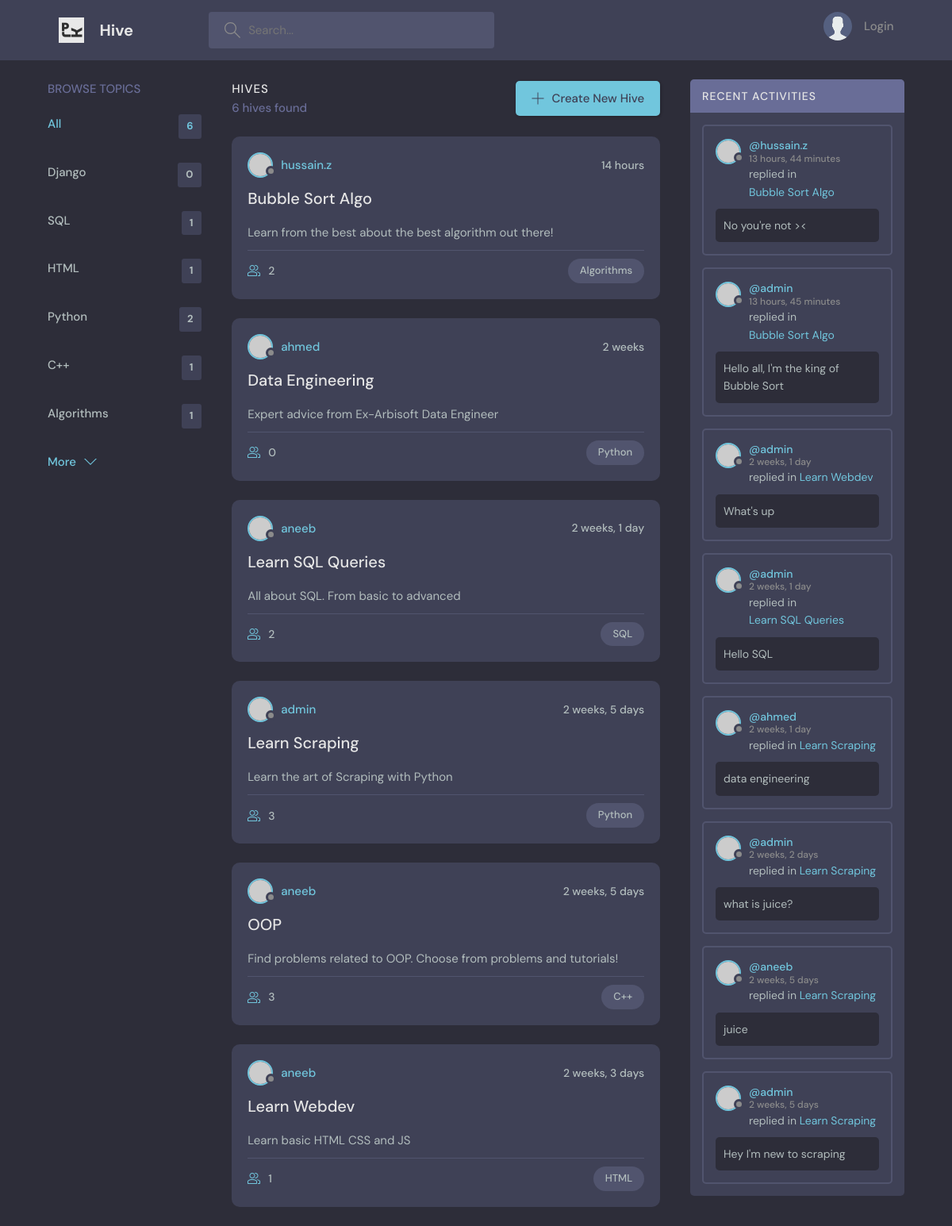
The page / on the database its author committed.
### home/models.py (models this page shows, shortened)
class Topic(models.Model):
  name = models.CharField(max_length=150)
  def __str__(self):
    return self.name

class Hive(models.Model):
  creator = models.ForeignKey(User, on_delete=models.SET_NULL, null=True)
  topic = models.ForeignKey(Topic, on_delete=models.SET_NULL, null=True)
  buzz = models.CharField(max_length=150)
  details = models.TextField(null=True, blank=True)
  members = models.ManyToManyField(User, related_name='members', blank=True)
  updated = models.DateTimeField(auto_now=True) #auto timestamp
  created_at = models.DateTimeField(auto_now_add=True)
  class Meta:
    ordering = ['-updated', '-created_at']
  def __str__(self):
    return self.buzz

class Message(models.Model):
  user = models.ForeignKey(User, on_delete=models.CASCADE)
  hive = models.ForeignKey(Hive, on_delete=models.CASCADE) #delete all msgs with the room
  body = models.TextField()
  updated = models.DateTimeField(auto_now=True) #auto timestamp
  created_at = models.DateTimeField(auto_now_add=True)
  class Meta:
    ordering = ['-updated', '-created_at']

### home/views.py (the view)
# urls.py: path('', views.home, name="homepage"),
def home(request):
  q = request.GET.get('q') if request.GET.get('q') else ''
  q = urllib.parse.unquote(q)
  hives = Hive.objects.filter(
    Q(topic__name__icontains = q) |
    Q(buzz__icontains = q) |
    Q(details__icontains = q)
  )
  topics = Topic.objects.all()
  chats = Message.objects.filter(
    Q(hive__topic__name__icontains = q)
  )
  hive_count = hives.count()
  topic_count = topics.count()
  context = {'hives': hives, 'topics': topics, 'topic_count': topic_count, 'hive_count': hive_count, "q": q, "chats": chats}
  return render(request, 'home/home.html', context)

### home/templates/home/home.html (shortened to what this page needs)
{% extends 'main.html' %}
{% block content %}
    <main class="layout layout--3">
      <div class="container">
       {% include 'home/topic_comps.html' %}
        <div class="roomList">
          <div class="roomList__header">
            <div>
              <h2>Hives</h2>
              <p>{{hive_count}} hives found</p>
            </div>
            <a class="btn btn--main" href="{% url 'create-hive'%}">
              <svg version="1.1" xmlns="http://www.w3.org/2000/svg" width="32" height="32" viewBox="0 0 32 32">
                <title>add</title>
                <path
                  d="M16.943 0.943h-1.885v14.115h-14.115v1.885h14.115v14.115h1.885v-14.115h14.115v-1.885h-14.115v-14.115z"
                ></path>
              </svg>
              Create New Hive
            </a>
          </div>
          {% include 'home/feed_comps.html' %}
        </div>
        <div class="activities">
          <div class="activities__header">
            <h2>Recent Activities</h2>
          </div>
          {% include 'home/activity_comps.html' %}
        </div>
      </div>
    </main>
{% endblock content%}

### home/templates/home/topic_comps.html (shortened to what this page needs)
      <div class="topics">
        <div class="topics__header">
          <h2>Browse Topics</h2>
        </div>
        <ul class="topics__list">
          <li>
            <a href="{% url 'homepage' %}" class="active">All <span>{{topics.count}}</span></a>
          </li>
          {% for topic in topics %}
          <li>
            <a href="{% url 'homepage' %}?q={{ topic.name }}">{{ topic.name }} <span>{{ topic.hive_set.count }}</span></a>
          </li>
          {% endfor %}
        </ul>
        <a class="btn btn--link" href="topics.html">
          More
          <svg version="1.1" xmlns="http://www.w3.org/2000/svg" width="32" height="32" viewBox="0 0 32 32">
            <title>chevron-down</title>
            <path d="M16 21l-13-13h-3l16 16 16-16h-3l-13 13z"></path>
          </svg>
        </a>
      </div>

### home/templates/home/feed_comps.html (shortened to what this page needs)
{% for hive in hives %}
<div class="roomListRoom">
  <div class="roomListRoom__header">
    <a href="{%url 'user-profile' hive.creator.id %}" class="roomListRoom__author">
      <div class="avatar avatar--small">
        <img src="https://randomuser.me/api/portraits/women/11.jpg" />
      </div>
      <span>{{hive.creator}}</span>
    </a>
    <div class="roomListRoom__actions">
      <span>{{hive.created_at | timesince}}</span>
    </div>
  </div>
  <div class="roomListRoom__content">
    <a href="{% url 'hive' hive.id%}">{{hive.buzz}}</a>
    <p>
      {{hive.details}}
    </p>
  </div>
  <div class="roomListRoom__meta">
    <a href="room.html" class="roomListRoom__joined">
      {{hive.members.count}}
    </a>
    <p class="roomListRoom__topic">{{hive.topic}}</p>
  </div>
</div>
{% endfor %}

### home/templates/home/activity_comps.html (shortened to what this page needs)
{% for chat in chats %}
<div class="activities__box">
  <div class="activities__boxHeader roomListRoom__header">
    <a href="{% url 'user-profile' chat.user.id%}" class="roomListRoom__author">
      <div class="avatar avatar--small">
        <img src="https://randomuser.me/api/portraits/women/11.jpg" />
      </div>
      <p>
        @{{chat.user}}
        <span>{{chat.created_at|timesince}}</span>
      </p>
    </a>
  </div>
  <div class="activities__boxContent">
    <p>replied in <a href="{% url 'hive' chat.hive.id %}">{{chat.hive}}</a></p>
    <div class="activities__boxRoomContent">
      {{chat.body}}
    </div>
  </div>
</div>
{% endfor %}

### rows shown on the page
Topic: name "Django", hive_set.count "0"
Topic: name "SQL", hive_set.count "1"
Topic: name "HTML", hive_set.count "1"
Topic: name "Python", hive_set.count "2"
Topic: name "C++", hive_set.count "1"
Topic: name "Algorithms", hive_set.count "1"
Hive: creator "hussain.z", created_at "14 hours", buzz "Bubble Sort Algo", details "Learn from the best about the best algorithm out there!", members.count "2", topic "Algorithms"
Hive: creator "ahmed", created_at "2 weeks", buzz "Data Engineering", details "Expert advice from Ex-Arbisoft Data Engineer", members.count "0", topic "Python"
Hive: creator "aneeb", created_at "2 weeks, 1 day", buzz "Learn SQL Queries", details "All about SQL. From basic to advanced", members.count "2", topic "SQL"
Hive: creator "admin", created_at "2 weeks, 5 days", buzz "Learn Scraping", details "Learn the art of Scraping with Python", members.count "3", topic "Python"
Hive: creator "aneeb", created_at "2 weeks, 5 days", buzz "OOP", details "Find problems related to OOP. Choose from problems and tutorials!", members.count "3", topic "C++"
Hive: creator "aneeb", created_at "2 weeks, 3 days", buzz "Learn Webdev", details "Learn basic HTML CSS and JS", members.count "1", topic "HTML"
Message: user "hussain.z", created_at "13 hours, 44 minutes", hive "Bubble Sort Algo", body "No you're not ><"
Message: user "admin", created_at "13 hours, 45 minutes", hive "Bubble Sort Algo", body "Hello all, I'm the king of Bubble Sort"
Message: user "admin", created_at "2 weeks, 1 day", hive "Learn Webdev", body "What's up"
Message: user "admin", created_at "2 weeks, 1 day", hive "Learn SQL Queries", body "Hello SQL"
Message: user "ahmed", created_at "2 weeks, 1 day", hive "Learn Scraping", body "data engineering"
Message: user "admin", created_at "2 weeks, 2 days", hive "Learn Scraping", body "what is juice?"
Message: user "aneeb", created_at "2 weeks, 5 days", hive "Learn Scraping", body "juice"
Message: user "admin", created_at "2 weeks, 5 days", hive "Learn Scraping", body "Hey I'm new to scraping"

### other values the page prints
{{ topics.count }} "6"
{{ hive_count }} "6"
